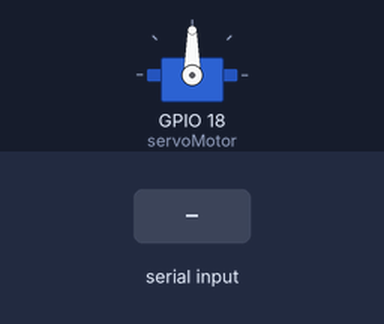
A sketch run on a simulated ESP32. Parts: servo. The test bench sets the inputs (shaded band). WiFi joins after 1.5 s; servers stay silent unless stated; the local clock reads 2024-03-15 10:24:30 at power-on unless the sketch sets it; what the sketch prints to the serial monitor is not drawn.

Above: at 4.7 s.
4.8 s: "1\n" received over Serial
At 6.0 s:
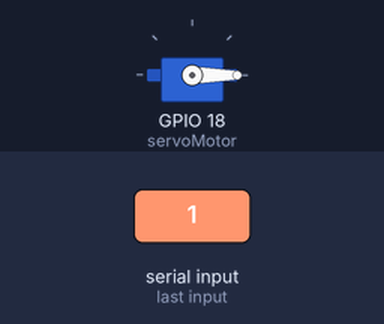
Timing chart, 0 to 7.8 s (numbered marks = the images above; inputs shaded):
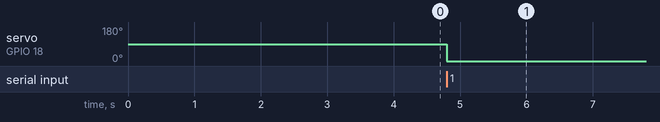

Measured:
- after the input at 4.8 s, servo on GPIO 18 (servoMotor): 90° → 0° at once

The sketch:

final_project_arduino.ino
```cpp
#include <Arduino.h>
#include <WiFi.h>
#include <Firebase_ESP_Client.h>
#include <ArduinoJson.h>
#include <ESP32Servo.h>

#include <addons/TokenHelper.h>
#include <addons/RTDBHelper.h>

#include "time.h"

#define WIFI_SSID "test"
#define WIFI_PASSWORD "12345678"

// ---- IMPORTANT ----
// ใส่ DATABASE SECRET (ไม่ใช่ API KEY)
#define DATABASE_SECRET "3foJInBrxflfO3NiGj3KggiConYUZ6rbhwKySsjq"

// Firebase Objects
FirebaseData fbdo;
FirebaseConfig config;

Servo servoMotor;

String uartBuffer = "";

#define HUMID_HIGH 70       // ความชื้นสูงกว่า 70%
#define TEMP_LOW 25        // อุณหภูมิต่ำกว่า 25°C
#define LDR_DARK 800       // ค่า LDR น้อยกว่า 3 = มืด
#define WATER_LEVEL 1600

void setup() {
  Serial.begin(115200);

  configTime(7 * 3600, 0, "pool.ntp.org", "time.nist.gov");

  Serial.println("Syncing time...");
  delay(2000);  // รอให้ sync (สำคัญมาก!)

  WiFi.begin(WIFI_SSID, WIFI_PASSWORD);
  Serial.print("Connecting WiFi");
  while (WiFi.status() != WL_CONNECTED) {
    Serial.print(".");
    delay(300);
  }
  Serial.println("\nWiFi Connected!");

  // ---- Firebase Legacy Auth ----
  config.database_url = "https://agentic-clothesline-default-rtdb.asia-southeast1.firebasedatabase.app/";
  config.signer.tokens.legacy_token = DATABASE_SECRET;

  Firebase.begin(&config, nullptr);
  Firebase.reconnectNetwork(true);

  servoMotor.setPeriodHertz(50);  // 50Hz สำหรับ servo
  servoMotor.attach(18, 500, 2400);
}

void loop() {

  // Read UART line-by-line (ending with '\n')
  while (Serial.available()) {
    char c = Serial.read();
    Serial.write(c);

    if (c == '\n') {
      processUART(uartBuffer);
      uartBuffer = "";
    } else {
      uartBuffer += c;
    }
  }
}

void processUART(String data) {
  Serial.print("Received JSON: ");
  Serial.println(data);

  StaticJsonDocument<256> doc;
  auto error = deserializeJson(doc, data);

  if (error) {
    Serial.print("JSON Error: ");
    Serial.println(error.c_str());
    return;
  }

  // ---- READ JSON ----
  float temperature = doc["temperature"];
  int humidity = doc["humidity"];
  int ldr = doc["ldr"];
  int water = doc["water"];

    // --------------------------
  // SERVO CONTROL AUTONOMIC
  // --------------------------
  String clothesline_status = controlServo(temperature, humidity, ldr, water);

  // ESP32 Extra Status (default if missing)
  String motor_status      = doc["motor_status"]      | "STOPPED";
  String system_status     = doc["system_status"]     | "Active";

  // ---- BUILD JSON SEND TO FIREBASE ----
  FirebaseJson json;
  json.set("temperature", temperature);
  json.set("humidity", humidity);
  json.set("ldr", ldr);
  json.set("water", water);

  json.set("clothesline_status", clothesline_status);
  json.set("motor_status", motor_status);
  json.set("system_status", system_status);

  json.set("led_indicator", "Connected");
  json.set("timestamp", getTimestampUTC());

  // Path in Firebase
  String path = "/clothesline/status";

  if (Firebase.RTDB.setJSON(&fbdo, path, &json)) {
    Serial.println("Firebase updated!");
  } else {
    Serial.println(fbdo.errorReason());
  }
}


// ---- ISO Timestamp ----
String getTimestampUTC() {
  time_t now = time(nullptr);

  // ถ้ายัง = 0 แสดงว่ายังไม่ sync เวลา
  if (now < 100000) {
    return "1970-01-01T00:00:00Z";
  }

  struct tm *t = gmtime(&now);

  char buf[40];
  sprintf(buf, "%04d-%02d-%02dT%02d:%02d:%02dZ",
          t->tm_year + 1900, t->tm_mon + 1, t->tm_mday,
          t->tm_hour, t->tm_min, t->tm_sec);

  return String(buf);
}

String controlServo(float temperature, int humidity, int ldr, int water) {

  if (humidity > HUMID_HIGH && temperature < TEMP_LOW && ldr > LDR_DARK && water > WATER_LEVEL) {
    Serial.println("➡ Condition met: RETRACT clothesline");
    servoMotor.write(180);  // ดึงเข้า
    return "RETRACTED";
  } else {
    Serial.println("➡ Normal condition: EXTEND clothesline");
    servoMotor.write(0);    // ปล่อยออก
    return "EXTENDED";
  }
}
```
